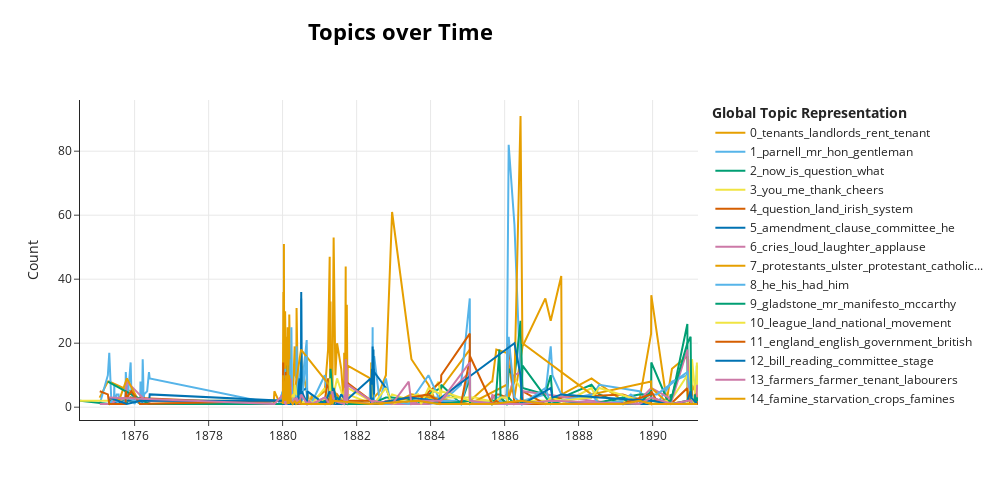

The code cell stored with this chart in its notebook:
### Markdown cell above
Our first visualisation shows the topics over time for the whole dataset.

### Code cell
#use function to get visualisation of topics for the whole dataset
all_vis_obj = bertopic_time(df_all, topic_model)
all_vis = all_vis_obj[0]
all_vis
